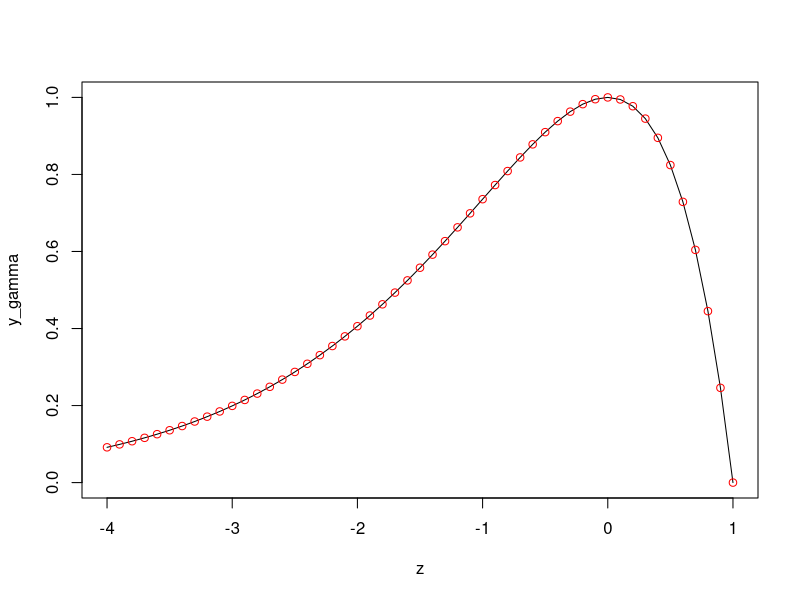

Generate this figure with R:
z <- seq(-4,1,0.1)

x <- 1 - z


aa <- 2
th <- 1


y_gamma <- ((x)^(aa-1)) * exp(-x/th)
y_gamma <- y_gamma / max(y_gamma)

y_utpc <- (1-z) * exp(z)


plot(z,y_gamma, type = "l")
points(z,y_utpc, col = "red", lty = 2)
